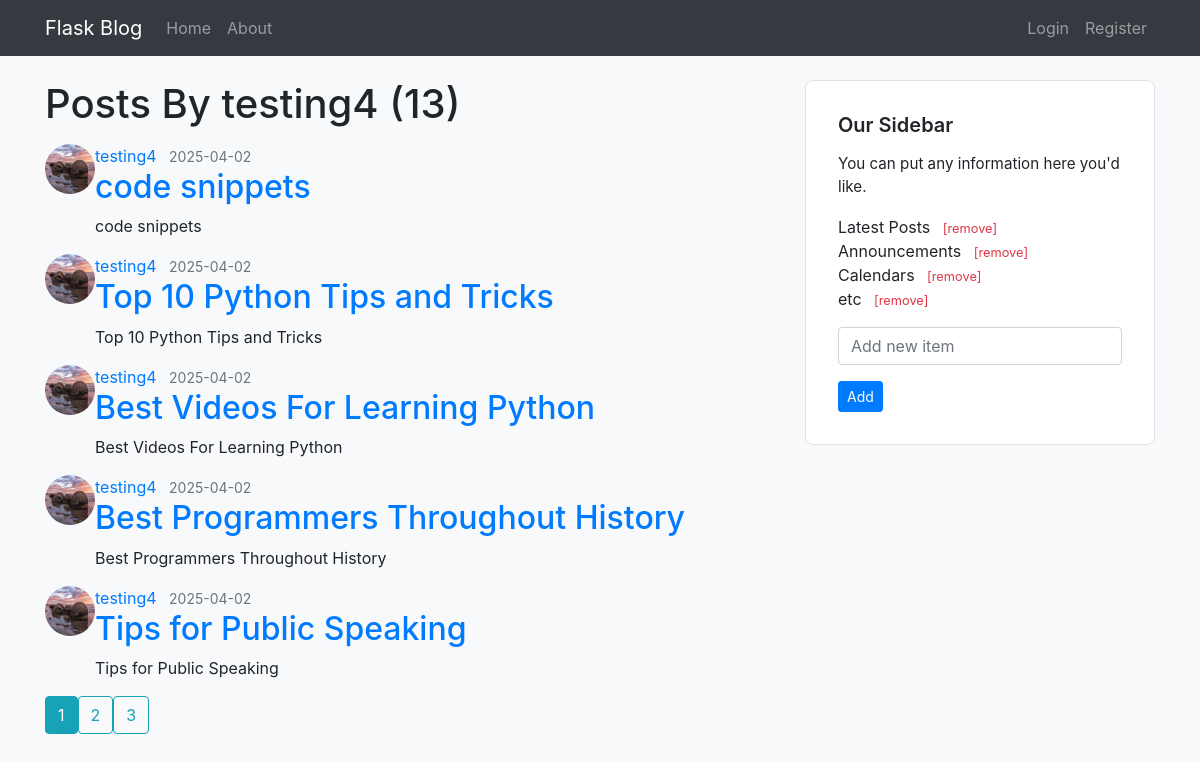
Page /user/testing4 on the committed database.
### flaskblog/models.py (models this page shows, shortened)
class User(db.Model, UserMixin):
    id=db.Column(db.Integer, primary_key=True)
    username=db.Column(db.String(20), unique=True, nullable=False)
    email=db.Column(db.String(120), unique=True, nullable=False)
    image_file=db.Column(db.String(20), nullable=False, default='default.jpg')
    password=db.Column(db.String(60), nullable=False)
    posts=db.relationship('Post', backref='author', lazy=True)

class Post(db.Model):
    id=db.Column(db.Integer, primary_key=True)
    title=db.Column(db.String(100), nullable=False)
    date_posted=db.Column(db.DateTime, nullable=False, default=datetime.utcnow)
    content=db.Column(db.Text, nullable=False)
    user_id=db.Column(db.Integer, db.ForeignKey('user.id'), nullable=False)

### flaskblog/users/routes.py (the view)
@users.route("/user/<string:username>")
def user_posts(username):
    page = request.args.get('page', 1, type=int)
    user = User.query.filter_by(username=username).first_or_404()
    posts = Post.query.filter_by(author=user).order_by(Post.date_posted.desc()).paginate(page=page, per_page=5)
    return render_template('user_posts.html', posts=posts, user=user)

### flaskblog/__init__.py (called while the page is built)
def create_app(config_class=Config):
    app = Flask(__name__)
    app.config.from_object(Config)
    db.init_app(app)
    bcrypt.init_app(app)
    login_manager.init_app(app)
    mail.init_app(app)
    from flaskblog.users.routes import users
    from flaskblog.posts.routes import posts
    from flaskblog.main.routes import main
    from flaskblog.errors.handlers import errors
    app.register_blueprint(users)
    app.register_blueprint(posts)
    app.register_blueprint(main)
    app.register_blueprint(errors)
    @app.context_processor
    def inject_sidebar_items():
        from flaskblog.main.routes import sidebar_items
        return dict(sidebar_items=sidebar_items)
    return app

### flaskblog/templates/user_posts.html
{% extends "layout.html" %}
{% block content %}
    <h1 class="mb-3">Posts By {{user.username }} ({{ posts.total }}) </h1>
    {% for post in posts.items %}
        <article class="media content-section">
          <img class="rounded-circle article-img" src="{{ url_for('static', filename='profile_pics/' + post.author.image_file) }}" >
            <div class="media-body">
              <div class="article-metadata">
                <a class="mr-2" href="{{ url_for('users.user_posts', username=post.author.username) }}">{{ post.author.username }}</a>
                <small class="text-muted">{{ post.date_posted.strftime('%Y-%m-%d') }}</small>
              </div>
              <h2><a class="article-title" href="{{ url_for('posts.post', post_id=post.id) }}">{{ post.title }}</a></h2>
              <p class="article-content">{{ post.content }}</p>
            </div>
          </article>
    {% endfor %}
    <div class="pagination">
      {% for page_num in posts.iter_pages(left_edge=1, right_edge=1, left_current=1, right_current=2) %}
          {% if page_num %}
              {% if posts.page == page_num %}
              <a class="btn btn-info mb-4" href="{{ url_for('users.user_posts', username=user.username,page=page_num) }}">{{ page_num }}</a>
          {% else %}
            <a class="btn btn-outline-info mb-4" href="{{ url_for('users.user_posts',username=user.username, page=page_num) }}">{{ page_num }}</a>
          {% endif %}
          {% else %}
            ...
          {% endif %}
      {% endfor %}
    </div>
{% endblock content %}

### flaskblog/static/main.css (style rules this page uses)
body { background-color: #f8f9fa; }
.article-img { width: 50px; height: 50px; object-fit: cover; border-radius: 50%; }

### rows in the picture
User: username "testing4"
Post: image_file (picture), author.username "testing4", date_posted "2025-04-02", title "code snippets", content "code snippets"
Post: image_file (picture), author.username "testing4", date_posted "2025-04-02", title "Top 10 Python Tips and Tricks", content "Top 10 Python Tips and Tricks"
Post: image_file (picture), author.username "testing4", date_posted "2025-04-02", title "Best Videos For Learning Python", content "Best Videos For Learning Python"
Post: image_file (picture), author.username "testing4", date_posted "2025-04-02", title "Best Programmers Throughout History", content "Best Programmers Throughout History"
Post: image_file (picture), author.username "testing4", date_posted "2025-04-02", title "Tips for Public Speaking", content "Tips for Public Speaking"

### other values in the picture
{{ posts.total }} "13"
{{ page_num }} "1"
{{ page_num }} "2" "3"
{{ item }} "Latest Posts" "Announcements" "Calendars" "etc"
